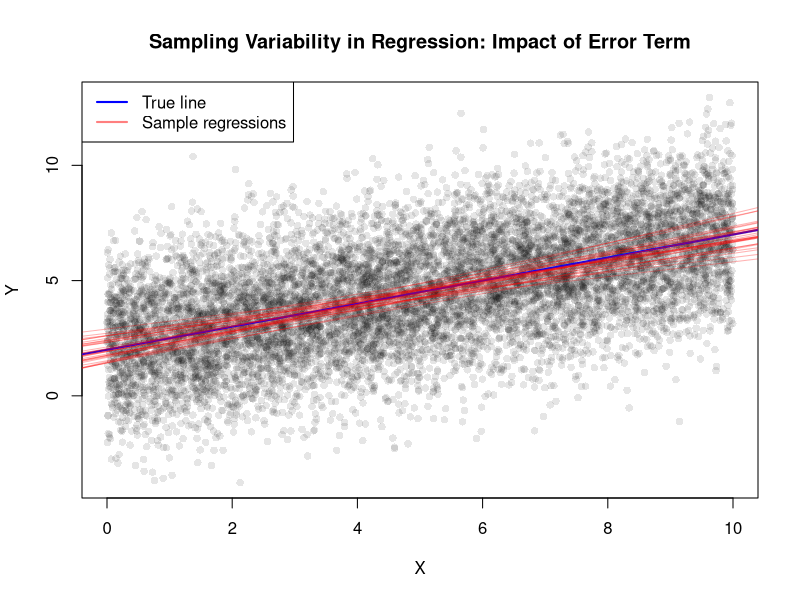
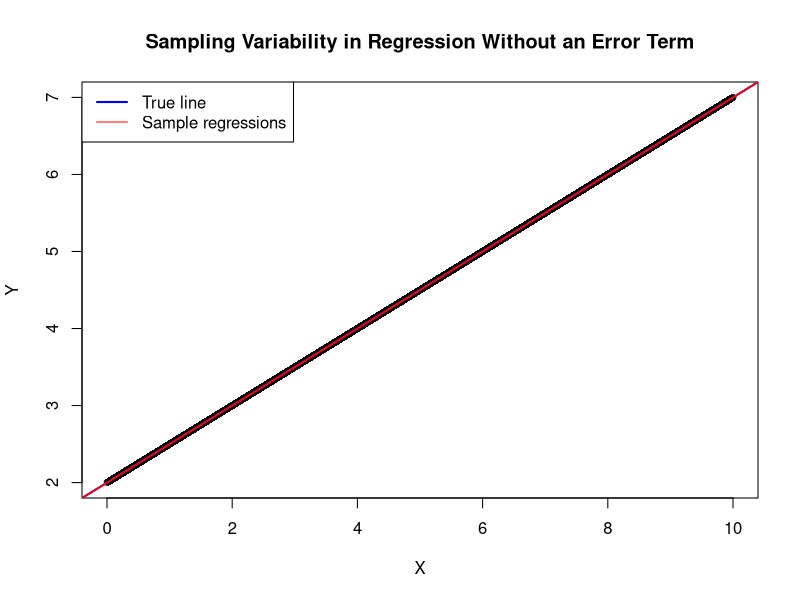

The R source for these figures, in order:
# simple random sampling variability
# simulated example
# PPT 13 slide 8

# Set seed for reproducibility
set.seed(123)

# --- 1. Create population data ---
n_pop <- 10000
x_pop <- runif(n_pop, 0, 10)
true_beta0 <- 2
true_beta1 <- 0.5
sigma <- 2  # standard deviation of error term

# Add noise (error term)
error <- rnorm(n_pop, mean = 0, sd = sigma)
y_pop <- true_beta0 + true_beta1 * x_pop + error

# --- 2. Plot population relationship ---
plot(x_pop, y_pop, pch = 16, col = rgb(0, 0, 0, 0.1), main = "Sampling Variability in Regression: Impact of Error Term", xlab = "X", ylab = "Y")
abline(true_beta0, true_beta1, col = "blue", lwd = 2)  # true regression line

# --- 3. Take multiple samples and fit regressions ---
n_samples <- 30
sample_size <- 100

for (i in 1:n_samples) {
  index <- sample(1:n_pop, sample_size)
  x_sample <- x_pop[index]
  y_sample <- y_pop[index]
  
  model <- lm(y_sample ~ x_sample)
  abline(model, col = rgb(1, 0, 0, 0.3))  # red lines = sample regressions
}

legend("topleft", legend = c("True line", "Sample regressions"), col = c("blue", rgb(1, 0, 0, 0.5)), lty = 1, lwd = 2)

###
# Now let's modify the above example by removing the error term (i.e., error=0)
##
# Set seed for reproducibility
set.seed(123)

# --- 1. Create population data ---
n_pop <- 10000
x_pop <- runif(n_pop, 0, 10)
true_beta0 <- 2
true_beta1 <- 0.5
sigma <- 2  # standard deviation of error term

# No noise (error term = 0)
error <- rep(0, n_pop)
y_pop <- true_beta0 + true_beta1 * x_pop + error

# --- 2. Plot population relationship ---
plot(x_pop, y_pop, pch = 16, col = rgb(0, 0, 0, 0.1), main = "Sampling Variability in Regression Without an Error Term", xlab = "X", ylab = "Y")
abline(true_beta0, true_beta1, col = "blue", lwd = 2)  # true regression line

# --- 3. Take multiple samples and fit regressions ---
n_samples <- 30
sample_size <- 100

for (i in 1:n_samples) {
  index <- sample(1:n_pop, sample_size)
  x_sample <- x_pop[index]
  y_sample <- y_pop[index]
  
  model <- lm(y_sample ~ x_sample)
  abline(model, col = rgb(1, 0, 0, 0.3))  # red lines = sample regressions
}

legend("topleft", legend = c("True line", "Sample regressions"), col = c("blue", rgb(1, 0, 0, 0.5)), lty = 1, lwd = 2)
